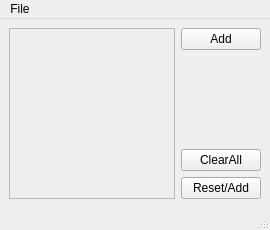
<?xml version="1.0" encoding="UTF-8"?>
<ui version="4.0">
 <class>MainWindow</class>
 <widget class="QMainWindow" name="MainWindow">
  <property name="geometry">
   <rect>
    <x>0</x>
    <y>0</y>
    <width>270</width>
    <height>230</height>
   </rect>
  </property>
  <property name="windowTitle">
   <string>MainWindow</string>
  </property>
  <widget class="QWidget" name="centralwidget">
   <layout class="QHBoxLayout" name="horizontalLayout_2">
    <item>
     <layout class="QHBoxLayout" name="horizontalLayout">
      <item>
       <layout class="QVBoxLayout" name="verticalLayout">
        <item>
         <widget class="QScrollArea" name="scrollArea">
          <property name="widgetResizable">
           <bool>true</bool>
          </property>
          <widget class="QWidget" name="scrollAreaWidgetContents">
           <property name="geometry">
            <rect>
             <x>0</x>
             <y>0</y>
             <width>158</width>
             <height>163</height>
            </rect>
           </property>
           <layout class="QVBoxLayout" name="verticalLayout_4">
            <item>
             <layout class="QVBoxLayout" name="scrollLayout"/>
            </item>
           </layout>
          </widget>
         </widget>
        </item>
       </layout>
      </item>
      <item>
       <layout class="QVBoxLayout" name="verticalLayout_2">
        <item>
         <widget class="QPushButton" name="pushButton">
          <property name="text">
           <string>Add</string>
          </property>
         </widget>
        </item>
        <item>
         <spacer name="verticalSpacer">
          <property name="orientation">
           <enum>Qt::Vertical</enum>
          </property>
          <property name="sizeHint" stdset="0">
           <size>
            <width>20</width>
            <height>40</height>
           </size>
          </property>
         </spacer>
        </item>
        <item>
         <widget class="QPushButton" name="pushButton_3">
          <property name="text">
           <string>ClearAll</string>
          </property>
         </widget>
        </item>
        <item>
         <widget class="QPushButton" name="pushButton_2">
          <property name="text">
           <string>Reset/Add</string>
          </property>
         </widget>
        </item>
       </layout>
      </item>
     </layout>
    </item>
   </layout>
  </widget>
  <widget class="QMenuBar" name="menubar">
   <property name="geometry">
    <rect>
     <x>0</x>
     <y>0</y>
     <width>270</width>
     <height>21</height>
    </rect>
   </property>
   <widget class="QMenu" name="menuFile">
    <property name="title">
     <string>File</string>
    </property>
    <addaction name="actionExit"/>
   </widget>
   <addaction name="menuFile"/>
  </widget>
  <widget class="QStatusBar" name="statusbar"/>
  <action name="actionExit">
   <property name="text">
    <string>Exit</string>
   </property>
  </action>
 </widget>
 <resources/>
 <connections>
  <connection>
   <sender>actionExit</sender>
   <signal>triggered()</signal>
   <receiver>MainWindow</receiver>
   <slot>close()</slot>
   <hints>
    <hint type="sourcelabel">
     <x>-1</x>
     <y>-1</y>
    </hint>
    <hint type="destinationlabel">
     <x>134</x>
     <y>114</y>
    </hint>
   </hints>
  </connection>
 </connections>
</ui>
